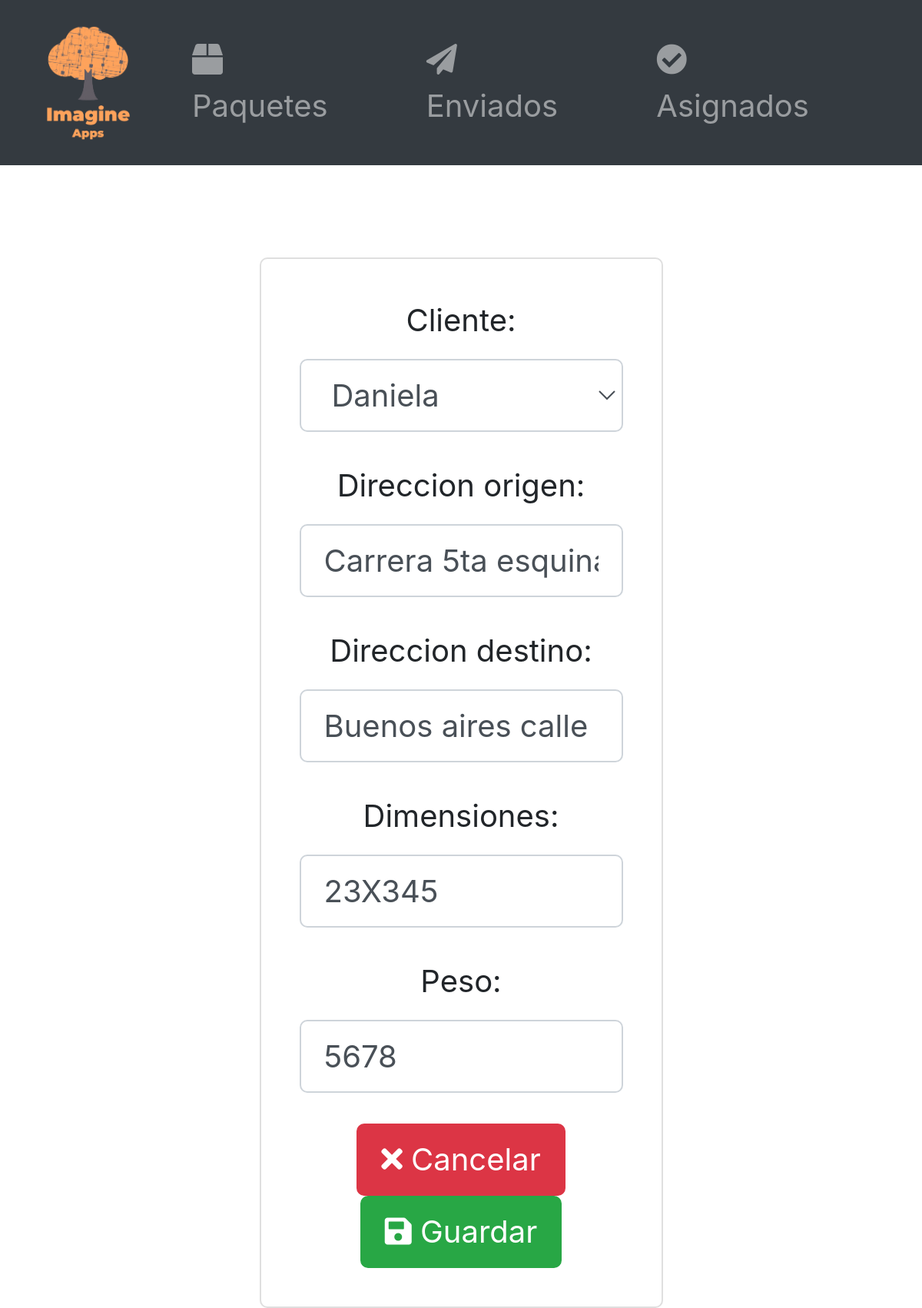
/crear_actualizar_paquete/14/, run on an earlier commit of the app's database.
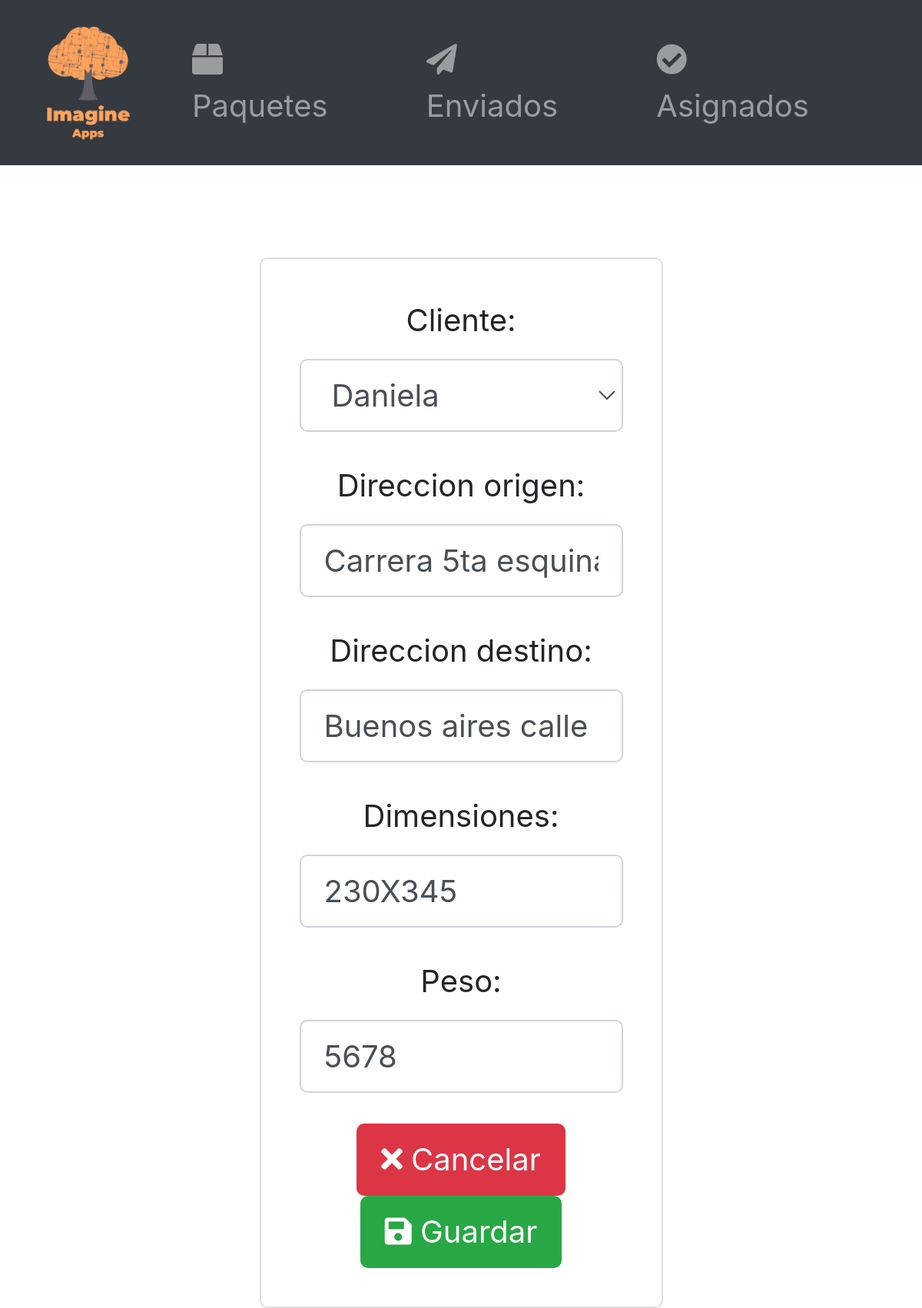
And on a later commit of the database.
### logistics/models.py (models this page shows, shortened)
class Paquete(models.Model):
    idPaquete = models.AutoField(primary_key=True)
    peso = models.IntegerField()
    dimensiones = models.CharField(max_length=50)
    direccion_origen = models.CharField(max_length=255)
    direccion_destino = models.CharField(max_length=255)
    estado_entrega = models.CharField(max_length=20)
    idCliente = models.ForeignKey(Cliente, on_delete=models.CASCADE)
    idTransportista = models.ForeignKey(Transportista, on_delete=models.CASCADE,null=True)
    fecha_creacion = models.DateTimeField(default=timezone.now, blank=True)
    fecha_actualizacion = models.DateTimeField(auto_now=True)

### logistics/Paquetes/views.py (the view)
# urls.py: path('crear_actualizar_paquete/', views.crear_actualizar_paquete, name='crear_paquete'),
def crear_actualizar_paquete(request, idPaquete=None):
    if idPaquete:
        paquete = get_object_or_404(Paquete, idPaquete=idPaquete)
    else:
        paquete = None
    if request.method == 'POST':
        form = PaqueteForm(request.POST, instance=paquete)
        if form.is_valid():
            paquete = form.save(commit=False)  # Guarda el formulario pero no lo añade a la base de datos todavía
            paquete.estado_entrega = 'Enviado'
            print(form.cleaned_data['cliente'])
            cliente_id = form.cleaned_data['cliente']
            cliente = Cliente.objects.get(idCliente=cliente_id)
            paquete.idCliente = cliente
            paquete.save()
            messages.success(request, '¡Operación exitosa!')
            return redirect('/paquetes/')  # Redirige a la página principal después de guardar el paquete
    else:
        initial_data = {'estado_entrega': 'Enviado'} if not paquete else None
        form = PaqueteForm(instance=paquete, initial=initial_data)
    return render(request, 'crear_actualizar_paquete.html', {'form': form})

### logistics/Paquetes/forms.py
class PaqueteForm(forms.ModelForm):
    cliente = forms.ModelChoiceField(queryset=Cliente.objects.all(), label='Cliente', to_field_name='idCliente')
    class Meta:
        model = Paquete
        fields = ['cliente', 'direccion_origen', 'direccion_destino', 'dimensiones', 'peso']
    def __init__(self, *args, **kwargs):
        super(PaqueteForm, self).__init__(*args, **kwargs)
        for field_name, field in self.fields.items():
            field.widget.attrs['class'] = 'form-control'
        instance = kwargs.get('instance')
        if instance and instance.idCliente:
            self.fields['cliente'].initial = instance.idCliente

### logistics/models.py (called while the page is built)
    def __str__(self):
        return self.nombre

### logistics/templates/crear_actualizar_paquete.html (shortened to what this page needs)
{% extends "base.html" %}
{% block content %}
<html lang="es">
<head>
    <link rel="stylesheet" href="https://stackpath.bootstrapcdn.com/bootstrap/4.5.2/css/bootstrap.min.css">
</head>
<body>
    <div class="container mt-5">
        <div class="row justify-content-center">
            <div class="col-md-6">
                <div class="card text-center">
                    <div class="card-body">
                        <form method="post">
                            {{ form.as_p }}
                            <a href="/paquetes/" class="btn btn-danger"><i class="fas fa-times"></i> Cancelar</a>
                            <button type="submit" class="btn btn-success"><i class="fas fa-save"></i> Guardar</button>
                        </form>
                    </div>
                </div>
            </div>
        </div>
    </div>
</body>
</html>
{% endblock content %}

### logistics/templates/base.html (shortened to what this page needs)
{% load static %}
<!DOCTYPE html>
<html lang="es">
<head>
    <link rel="stylesheet" href="{% static 'css/estilos.css' %}">
    <link rel="stylesheet" href="https://cdn.jsdelivr.net/npm/bootstrap@4.3.1/dist/css/bootstrap.min.css">
    <link rel="stylesheet" href="https://use.fontawesome.com/releases/v5.7.0/css/all.css">
<link rel="stylesheet" href="https://maxcdn.bootstrapcdn.com/bootstrap/4.5.2/css/bootstrap.min.css">
</head>
<body>
<nav class="navbar navbar-expand-lg navbar-dark bg-dark">
    <a class="navbar-brand" href="/paquetes/"><img  src="{% static 'img/logo.png' %}" width=60></a>
    <div class="collapse navbar-collapse" id="navbarNavDropdown">
        <ul class="navbar-nav ml-auto">
                <li class="nav-item">
                    <a class="nav-link" href="/paquetes/"><i class="fa fa-box"></i> Paquetes</a>
                </li>
                <li class="nav-item">
                    <a class="nav-link" href="{% url 'listar_paquete'%}?operacion=cliente">
                        <i class="fas fa-paper-plane"></i> Enviados
                    </a>
                </li>
                <li class="nav-item">
                    <a class="nav-link" href="{% url 'listar_paquete'%}?operacion=transportista"><i class="fas fa-check-circle"></i> Asignados</a>
                </li>
        </ul>
    </div>
</nav>
{% block content %}
{% endblock %}
</body>
</html>

### static/css/estilos.css (style rules this page uses)
:root { --color-primario: #ff923e; --color-secundario: black; --color-terciario: white; }
@media only screen and (min-height: 650px) { body { zoom: 2.5; } }
body { margin: 0; font-family: Arial, sans-serif; }
.nav-item { margin-right: 20px; }

What changed in the data, as far as the page shows it:
changed Paquete "Carrera 5ta esquina": dimensiones "23X345" → "230X345"
